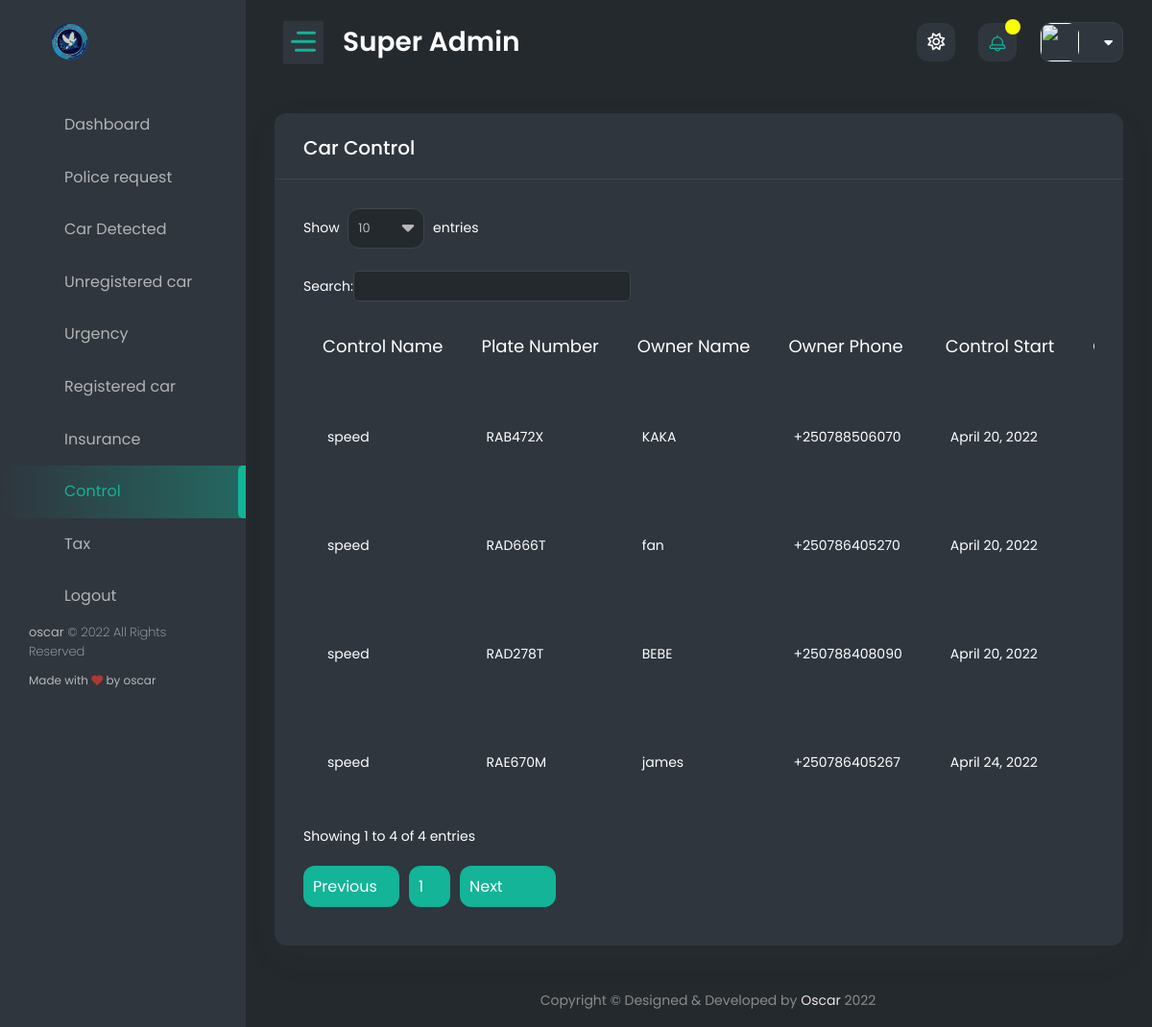
Page /superimboniadmin/admin_control/ on the earlier database version.
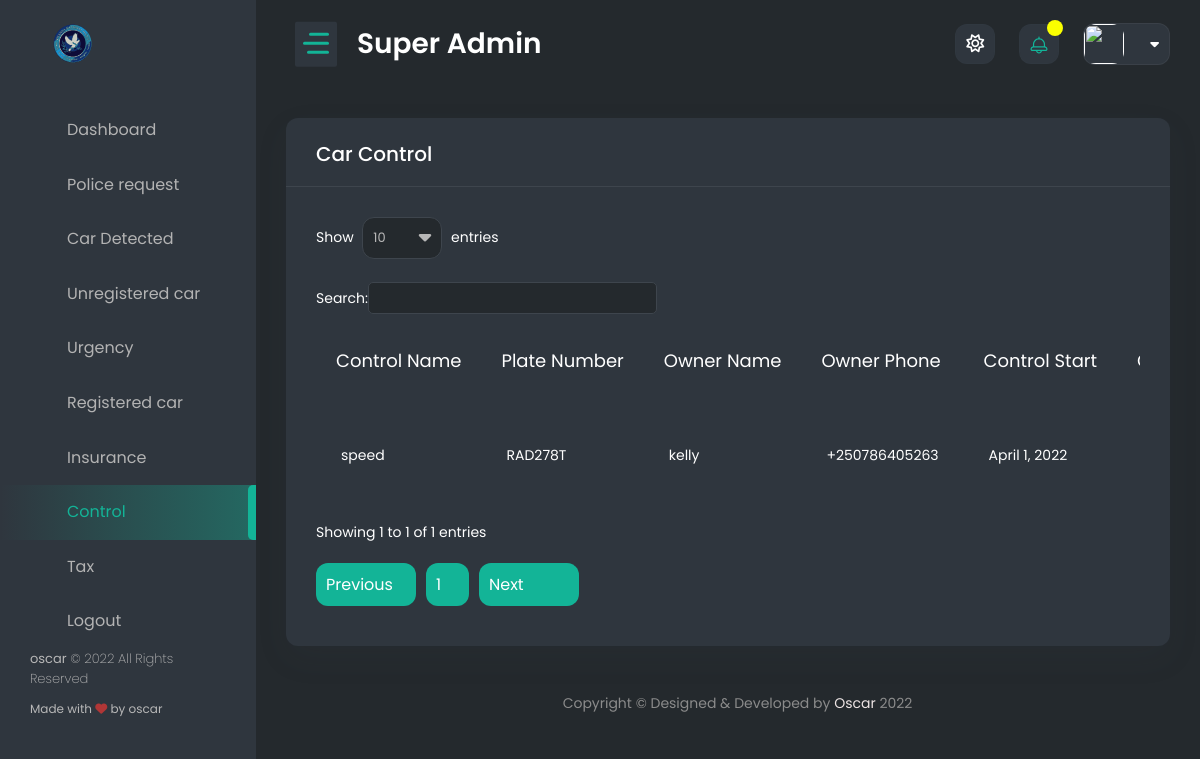
Same page on the later database version.
### car_plate/models.py (models this page shows, shortened)
class Car_Control(models.Model):
    control_name = models.CharField(max_length=50)
    car = models.ForeignKey(Car_registration, on_delete=models.CASCADE, null=True)
    control_start = models.DateField()
    control_end = models.DateField()
    time_done = models.DateTimeField(auto_now_add=True)
    class Meta:
        verbose_name_plural = 'Car Control'

class Car_registration(models.Model):
    id = models.UUIDField(
        default=uuid.uuid4,
        unique=True,
        primary_key=True,
        editable=False
    )
    owner_name = models.CharField(max_length=50)
    Owner_Id = models.IntegerField()
    car_model = models.CharField(max_length=200, null=False)
    owner_phone_number = PhoneNumberField()
    phone_number_assign = PhoneNumberField(blank=True, null=True)
    owner_email = models.EmailField()
    plate_number = models.CharField(max_length=20, unique=True)
    time_done = models.DateTimeField(auto_now_add=True)
    class Meta:
        verbose_name_plural = 'Car Registration'
        ordering = ['-id']

### admin_panel/views.py (the view)
# urls.py: path('admin_control/', admin_control, name='admin_control'),
def admin_control(request):
    now_date = now.date()
    all_control = Car_Control.objects.all()
    context = {
        'control': all_control,
        'now_date': now_date
    }
    return render(request, 'super_temp/admin_control.html', context)

### authentication/context_processors.py (called while the page is built)
def extras(request):
    user = request.user
    if user.is_authenticated:
        police_req = Police_request.objects.filter(police=user).first()
        profile_police = get_object_or_404(Profile, user=user)
        user_small = user.name
        user_small = user_small.split(' ')
        user_small = user_small[0][:2].upper()
        police_req = police_req
    else:
        profile_police = None
        user_small = None
        police_req = None
    return {
        'profile': profile_police,
        'user': user,
        'user_small': user_small,
        'police_req': police_req
    }

def message_review(request):
    try:
        user = request.user
        message_all = Send_message.objects.filter(police_user=user)[:10]
        user_small = user.name
        user_small = user_small.split(' ')
        user_small = user_small[0][:2].upper()
    except:
        message_all = []
        user_small = 'AA'
    return {
        'message_all': message_all,
        'user_small': user_small
    }

### admin_panel/templates/super_temp/admin_control.html (shortened to what this page needs)
{% extends 'super_police/base.html' %}
{% load static %}
{% block content %}
    <div class="content-body">
			<div class="container-fluid">
				<div class="row">
                    <div class="col-12">
                        <div class="card">
                            <div class="card-header">
                                <h4 class="card-title">Car Control</h4>
                            </div>
                            <div class="card-body">
                                <div class="table-responsive">
                                    <table id="example4" class="display" style="min-width: 645px">
                                        <thead>
                                            <tr>
                                                <th>Control name</th>
                                                <th>plate number</th>
                                                <th>Owner name</th>
                                                <th>Owner phone</th>
                                                <th>Control start </th>
												<th>Control end </th>
                                            </tr>
                                        </thead>
                                        <tbody>
                                        {% for control in control %}
                                            <tr>
                                                <td>{{ control.control_name }}</td>
                                                <td>{{ control.car.plate_number }}</td>
                                                <td>{{ control.car.owner_name }}</td>
                                                <td>{{ control.car.owner_phone_number }}</td>
                                                <td>{{ control.control_start }}</td>
                                                <td>{{ control.control_end}}</td>
                                            </tr>
                                        {% endfor %}
                                        </tbody>
                                    </table>
                                </div>
                            </div>
                        </div>
                    </div>
				</div>
            </div>
        </div>
{% endblock %}

Differences in the rows shown:
removed Car_Control: control_name "speed", car.plate_number "RAD666T", car.owner_name "fan", car.owner_phone_number "+250786405270", control_start "April 20, 2022"
removed Car_Control: control_name "speed", car.plate_number "RAD278T", car.owner_name "BEBE", car.owner_phone_number "+250788408090", control_start "April 20, 2022"
removed Car_Control: control_name "speed", car.plate_number "RAE670M", car.owner_name "james", car.owner_phone_number "+250786405267", control_start "April 24, 2022"
changed Car_Control "speed": car.plate_number "RAB472X" → "RAD278T"; car.owner_name "KAKA" → "kelly"; car.owner_phone_number "+250788506070" → "+250786405263"; control_start "April 20, 2022" → "April 1, 2022"
Other differences:
text written by a page script: "Show 10 entries Search: Showing 1 to 4 of 4 entries Previous 1 Next" → "Show 10 entries Search: Showing 1 to 1 of 1 entries Previous 1 Next"
